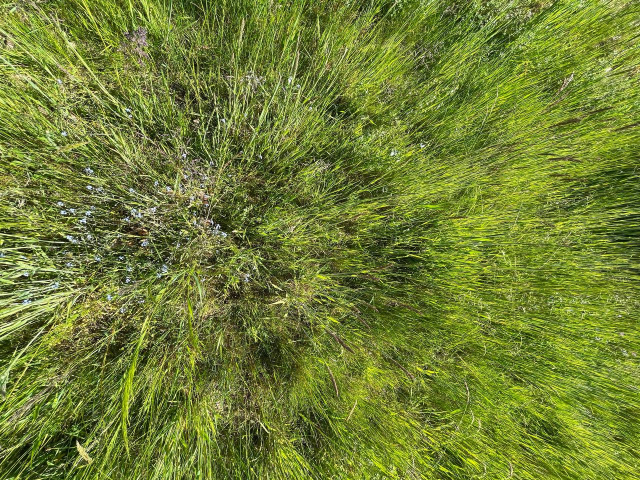
#> input picture Final_photos/baseline_nat.jpg, 1280 x 960 px (shown at 1/2 size); its folder holds only this picture in this run
$ jupyter execute --allow-errors version_finale.ipynb
#> lines starting #> are read from the running program, lines starting #| are printed output that depends on the picture; after the words box and inside, x2 and y2 are one past the last pixel; in counts of white or black regions, pixels touching at a corner belong together
# idée
=> get score from 1/f, then modulate blended audio using other features

[cell 1]
import os
import cv2
import numpy as np
from pydub import AudioSegment
from pydub.effects import low_pass_filter
from skimage.metrics import structural_similarity as ssim

# 1. Extract Features
def extract_image_features(image_path):
#> called with image_path = 'Final_photos/baseline_nat.jpg'
    img_bgr = cv2.imread(image_path)
#> img_bgr is the input picture: shape (960, 1280, 3); mean B, G, R 53.1, 128, 113.4
    if img_bgr is None:
        raise ValueError(f"Could not load image: {image_path}")
    img_gray = cv2.cvtColor(img_bgr, cv2.COLOR_BGR2GRAY)
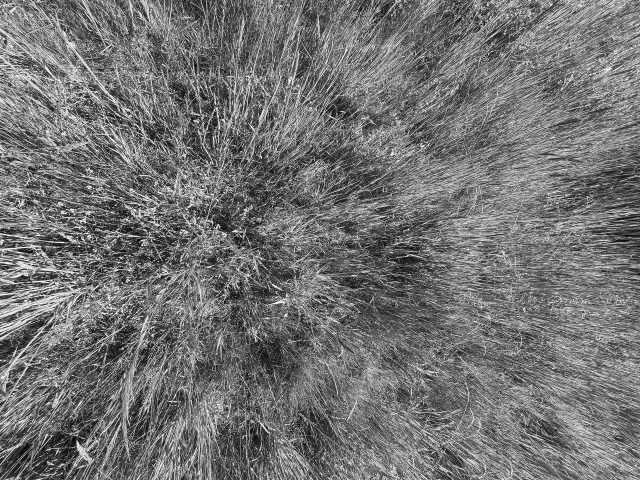
#> img_gray: shape (960, 1280) (shown at 1/2 size); min 0, max 255, mean 115.1
    img_gray = img_gray.astype(np.float32) / 255.0

    # HSV color features
    img_hsv = cv2.cvtColor(img_bgr, cv2.COLOR_BGR2HSV)
#> img_hsv: shape (960, 1280, 3); mean H, S, V 36, 169.9, 128.2
    hsv_mean = np.mean(img_hsv, axis=(0, 1)) / 255.0
#> hsv_mean = [0.141, 0.666, 0.503]
    hsv_std = np.std(img_hsv, axis=(0, 1)) / 255.0
#> hsv_std = [0.0204, 0.246, 0.235]
    hue_mean = hsv_mean[0] * (180 / 255) / 180  # Normalize to [0,1]
#> hue_mean = 0.000554

    # Edge density
    edges = cv2.Canny((img_gray * 255).astype(np.uint8), 100, 200)
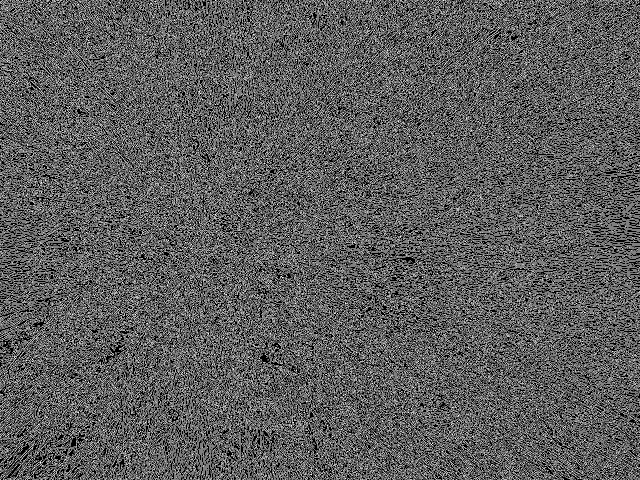
#> edges: shape (960, 1280) (shown at 1/2 size); 36.2% white in thin lines or dots
    edge_density = np.sum(edges > 0) / edges.size
#> edge_density = 0.362

    # 1/f slope
    f_transform = np.fft.fft2(img_gray)
    f_shift = np.fft.fftshift(f_transform)
    power_spectrum = np.abs(f_shift) ** 2
    h, w = power_spectrum.shape
    y, x = np.indices((h, w))
    center = (h // 2, w // 2)
    r = np.sqrt((x - center[1]) ** 2 + (y - center[0]) ** 2).astype(np.int32)
    radial_sum = np.bincount(r.ravel(), power_spectrum.ravel())
#> radial_sum = 801 values, max 3.07e+11 at index 0, min 6557.2 at index 800, mean 480411494.5
    radial_count = np.bincount(r.ravel())
    radial_profile = radial_sum / (radial_count + 1e-8)
#> radial_profile = 801 values, max 3.07e+11 at index 0, min 4618.6 at index 790, mean 384448547.4
    freqs = np.arange(len(radial_profile))
#> freqs = 801 values from 0 to 800
    mask = freqs > 1
    if np.any(mask):
        log_freqs = np.log(freqs[mask])
#> log_freqs = 799 values from 0.693 to 6.68
        log_power = np.log(radial_profile[mask])
#> log_power = 799 values, max 17.99 at index 0, min 8.44 at index 788, mean 10.83
        slope, _ = np.polyfit(log_freqs, log_power, 1)
#> slope = -1.41
    else:
        slope = 0.0

    # Symmetry
    left = img_gray[:, :w // 2]
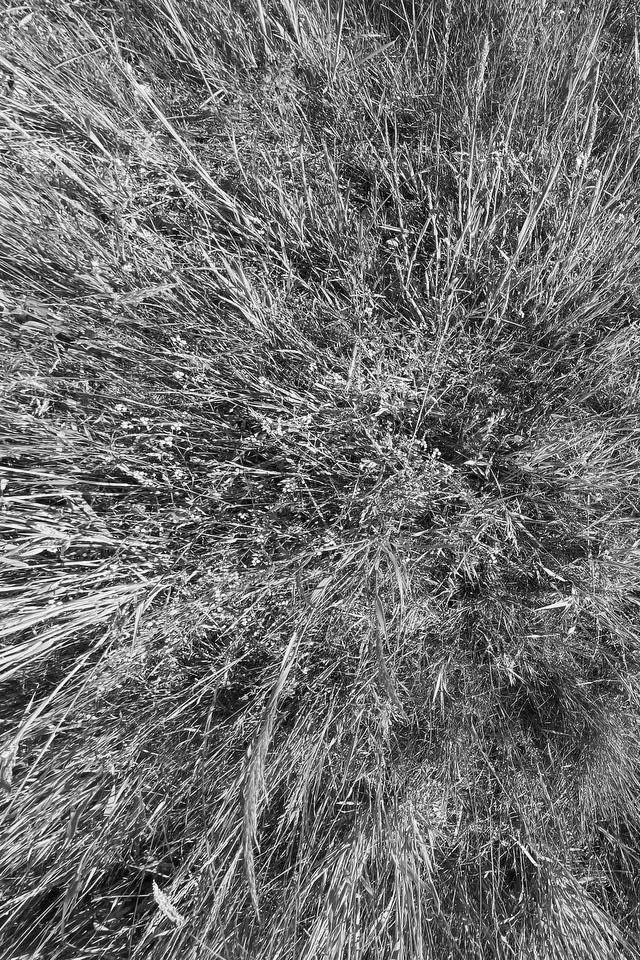
#> left: shape (960, 640) float32; min 0, max 1, mean 0.438
    right = np.fliplr(img_gray[:, w - w // 2:])
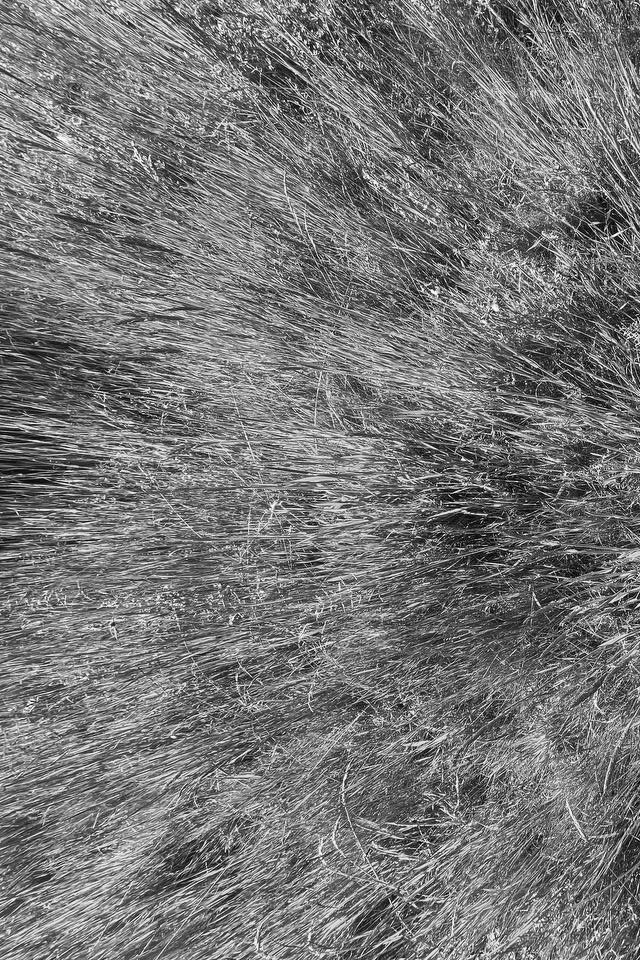
#> right: shape (960, 640) float32; min 0.00392, max 1, mean 0.465
    min_width = min(left.shape[1], right.shape[1])
    symmetry_score = ssim(left[:, :min_width], right[:, :min_width])
#> symmetry_score = 0.0446

    return {
        "color_hue": hue_mean,
        "contrast": np.std(img_gray),
        "edge_density": edge_density,
        "slope": slope,
        "symmetry": symmetry_score
    }


def blend_audio_from_slope(nature_audio_path, techno_audio_path, slope, output_path, nature_image_path, techno_image_path):
    from pydub import AudioSegment
    import numpy as np

    # 1. Extract slopes from reference images
    slope_nature = extract_image_features(nature_image_path)["slope"]
    slope_techno = extract_image_features(techno_image_path)["slope"]

    # 2. Order slopes
    min_slope = min(slope_nature, slope_techno)
    max_slope = max(slope_nature, slope_techno)

    if slope == slope_nature:
        print("Slope is equal to the nature reference slope.")
        AudioSegment.from_file(nature_audio_path).export(output_path, format="wav")
        return output_path
    elif slope == slope_techno:
        print("Slope is equal to the techno reference slope.")
        AudioSegment.from_file(techno_audio_path).export(output_path, format="wav")
        return output_path

    # 3. Blend ratio calculation
    if slope <= min_slope:
        nature_weight, techno_weight = (1.0, 0.0) if slope_nature > slope_techno else (0.0, 1.0)
    elif slope >= max_slope:
        nature_weight, techno_weight = (1.0, 0.0) if slope_nature < slope_techno else (0.0, 1.0)
    else:
        blend_ratio = (slope - slope_techno) / (slope_nature - slope_techno)
        blend_ratio = np.clip(blend_ratio, 0.0, 1.0)
        nature_weight = blend_ratio
        techno_weight = 1.0 - blend_ratio

    print(f"Slope: {slope:.3f} | Blend → Nature: {nature_weight:.2f}, Techno: {techno_weight:.2f}")

    # 4. Load, normalize, and align audio
    TARGET_FRAME_RATE = 44100 # Standard frame rate for audio processing

    audio_nature = AudioSegment.from_file(nature_audio_path).set_channels(1).set_frame_rate(TARGET_FRAME_RATE)
    audio_techno = AudioSegment.from_file(techno_audio_path).set_channels(1).set_frame_rate(TARGET_FRAME_RATE)

    duration_ms = min(len(audio_nature), len(audio_techno))
    print(f"Aligning audio to {duration_ms} ms")

    audio_nature = audio_nature[:duration_ms]
    audio_techno = audio_techno[:duration_ms]

    # 5. Convert to numpy arrays
    def to_mono_np(audio):
        return np.array(audio.get_array_of_samples()).astype(np.float32)

    nature_samples = to_mono_np(audio_nature)
    techno_samples = to_mono_np(audio_techno)

    min_len = min(len(nature_samples), len(techno_samples))
    nature_samples = nature_samples[:min_len]
    techno_samples = techno_samples[:min_len]

    # 6. Blend
    blended = nature_weight * nature_samples + techno_weight * techno_samples
    blended = np.clip(blended, -32768, 32767).astype(np.int16)

    # 7. Export
    blended_audio = AudioSegment(
        blended.tobytes(),
        frame_rate=TARGET_FRAME_RATE,
        sample_width=2,
        channels=1
    )
    blended_audio.export(output_path, format="wav")
    return output_path


# 3. Modulate Audio
# [51 lines left out: functions modulate_audio_from_color_features, strongly_modulate_audio_from_features, not called in this run]


# 4. Run Full Pipeline
def process_image_to_sound(image_name, image_pathway, audio_pathway, nature_image, technosphere_image, nature_audio, technosphere_audio):
    image_path = os.path.join(image_pathway, image_name + ".jpg")
    features = extract_image_features(image_path)
#> features = {'color_hue': 0.000554, 'contrast': 0.226, 'edge_density': 0.362, 'slope': -1.41, 'symmetry': 0.0446}

    # Output paths
    blended_path = os.path.join(audio_pathway, f"{image_name}_blended.wav")
    final_path = os.path.join(audio_pathway, f"{image_name}_final.wav")

    # Blend based on slope
    blend_audio_from_slope(
    os.path.join(audio_pathway, nature_audio),
    os.path.join(audio_pathway, technosphere_audio),
    features["slope"],
    blended_path,
    os.path.join(image_pathway, nature_image + ".jpg"),
    os.path.join(image_pathway, technosphere_image + ".jpg")
    )
#> in blend_audio_from_slope, `slope_nature = extract_image_features(nature_image_path)["slope"]`: slope_nature = -1.41

    # Modulate based on perceptual features
    strongly_modulate_audio_from_features(blended_path, features, final_path)
    return features, final_path

[cell 2]
image_pathway = "Final_photos/"
audio_pathway = "Final_audios/"
nature_audio = "baseline_nat_final.wav"
technosphere_audio = "baseline_tech_final.wav"

# Process all images in the image_pathway folder
lowest_blend_score = None
lowest_blend_image = None

highest_blend_score = None
highest_blend_image = None

#> (the rest of this cell did not finish here and is left out)

[cell 3]
# Collect all image slopes and names
image_slopes = []
for fname in os.listdir(image_pathway):
    if fname.lower().endswith(".jpg"):
        image_name = os.path.splitext(fname)[0]
        features = extract_image_features(os.path.join(image_pathway, fname))
        image_slopes.append((features["slope"], image_name))

# Sort by slope
image_slopes_sorted = sorted(image_slopes, key=lambda x: x[0])
#> image_slopes_sorted = [(-1.41, 'baseline_nat')]

print("Order of image slopes (lowest to highest):")
for slope, name in image_slopes_sorted:
    print(f"{name}: {slope:.4f}")
#> this loop made 1 pass
#> (printed output is left out)

$ run again, on Final_photos/photo_25_2025-04-30_17-02-28.jpg
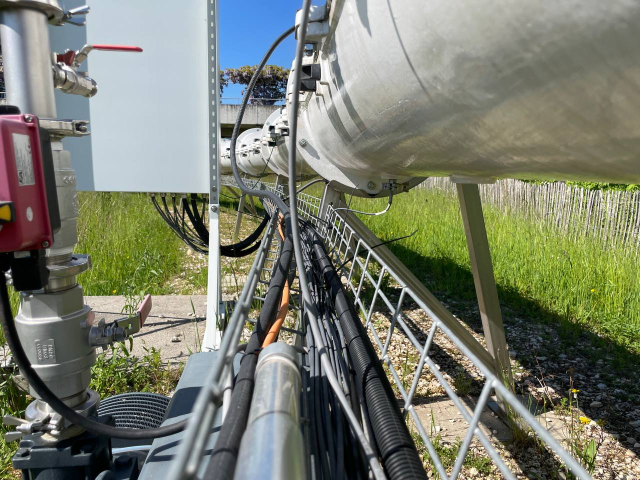
#> input picture Final_photos/photo_25_2025-04-30_17-02-28.jpg, 1280 x 960 px (shown at 1/2 size)
#> in extract_image_features, img_bgr is the input picture: shape (960, 1280, 3); mean B, G, R 110.3, 125.5, 121.4
#> img_hsv: shape (960, 1280, 3); mean H, S, V 59.1, 68.4, 131.7
#> hsv_mean = [0.232, 0.268, 0.517]
#> hsv_std = [0.153, 0.256, 0.257]
#> hue_mean = 0.000909
#> in extract_image_features, `edges = cv2.Canny((img_gray * 255).astype(np.uint8), 100, 200)`:
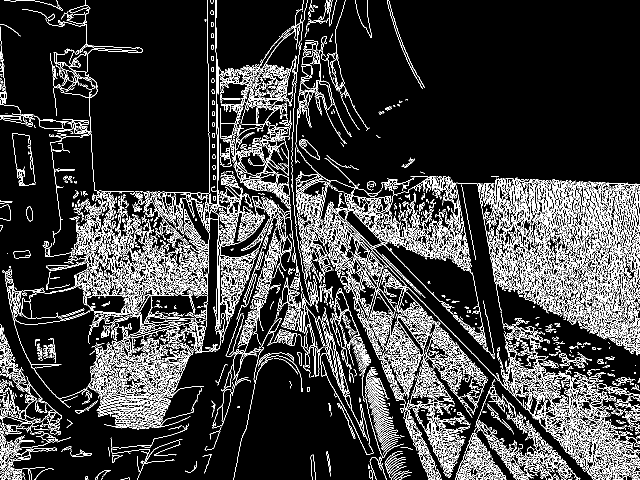
#> edges: shape (960, 1280) (shown at 1/2 size); 14% white in thin lines or dots
#> edge_density = 0.14
#> radial_sum = 801 values, max 3.49e+11 at index 0, min 0.0354 at index 800, mean 551252951.4
#> radial_profile = 801 values, max 3.49e+11 at index 0, min 0.0354 at index 800, mean 439489432.7
#> freqs = 801 values from 0 to 800
#> log_freqs = 799 values from 0.693 to 6.68
#> log_power = 799 values, max 20.49 at index 0, min -3.34 at index 798, mean 8.95
#> in extract_image_features, `slope, _ = np.polyfit(log_freqs, log_power, 1)`: slope = -2.65
#> in extract_image_features, `right = np.fliplr(img_gray[:, w - w // 2:])`:
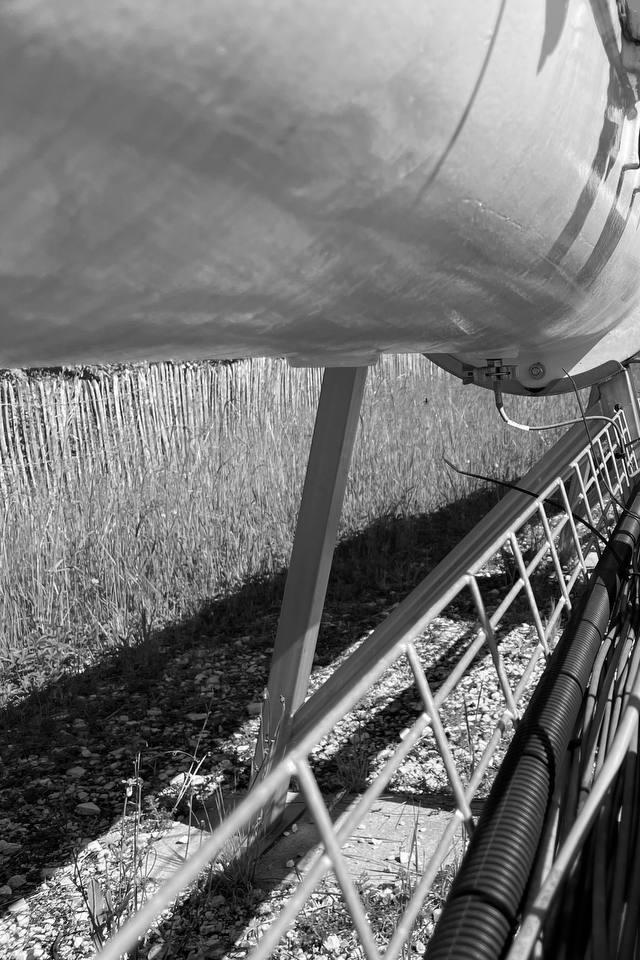
#> right: shape (960, 640) float32; min 0, max 1, mean 0.462
#> symmetry_score = 0.315
#> features = {'color_hue': 0.000909, 'contrast': 0.248, 'edge_density': 0.14, 'slope': -2.65, 'symmetry': 0.315}
#> image_slopes_sorted = [(-2.65, 'photo_25_2025-04-30_17-02-28')]
#> the loop `for slope, name in image_slopes_sorted:` made 1 pass
#> (printed output is left out)

$ run again, on Final_photos/photo_73_2025-04-30_17-02-28.jpg
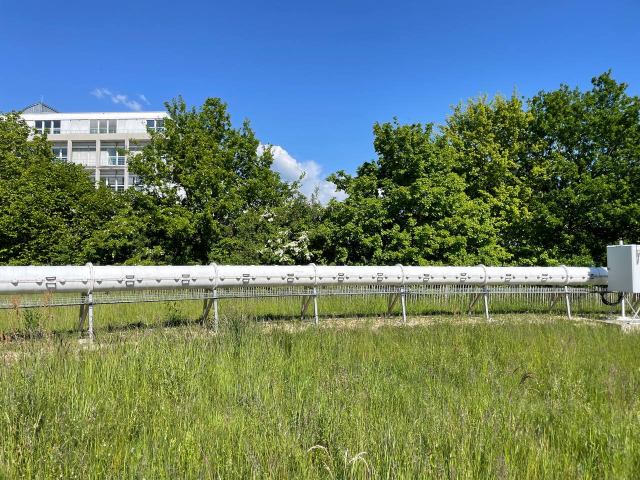
#> input picture Final_photos/photo_73_2025-04-30_17-02-28.jpg, 1280 x 960 px (shown at 1/2 size)
#> in extract_image_features, img_bgr is the input picture: shape (960, 1280, 3); mean B, G, R 107.3, 125.5, 102.6
#> img_hsv: shape (960, 1280, 3); mean H, S, V 58.2, 145.9, 147.8
#> hsv_mean = [0.228, 0.572, 0.58]
#> hsv_std = [0.13, 0.248, 0.264]
#> hue_mean = 0.000895
#> in extract_image_features, `edges = cv2.Canny((img_gray * 255).astype(np.uint8), 100, 200)`:
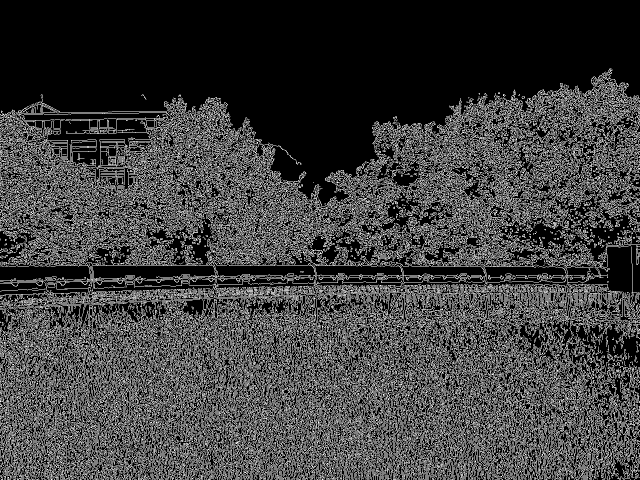
#> edges: shape (960, 1280) (shown at 1/2 size); 24.4% white in thin lines or dots, all inside (x1, y1, x2, y2) = (0, 137, 1280, 960)
#> edge_density = 0.244
#> radial_sum = 801 values, max 3.16e+11 at index 0, min 1236.3 at index 800, mean 472296766.3
#> radial_profile = 801 values, max 3.16e+11 at index 0, min 649.8 at index 797, mean 396327381.8
#> freqs = 801 values from 0 to 800
#> log_freqs = 799 values from 0.693 to 6.68
#> log_power = 799 values, max 19.76 at index 0, min 6.48 at index 795, mean 9.72
#> in extract_image_features, `slope, _ = np.polyfit(log_freqs, log_power, 1)`: slope = -1.97
#> in extract_image_features, `right = np.fliplr(img_gray[:, w - w // 2:])`:
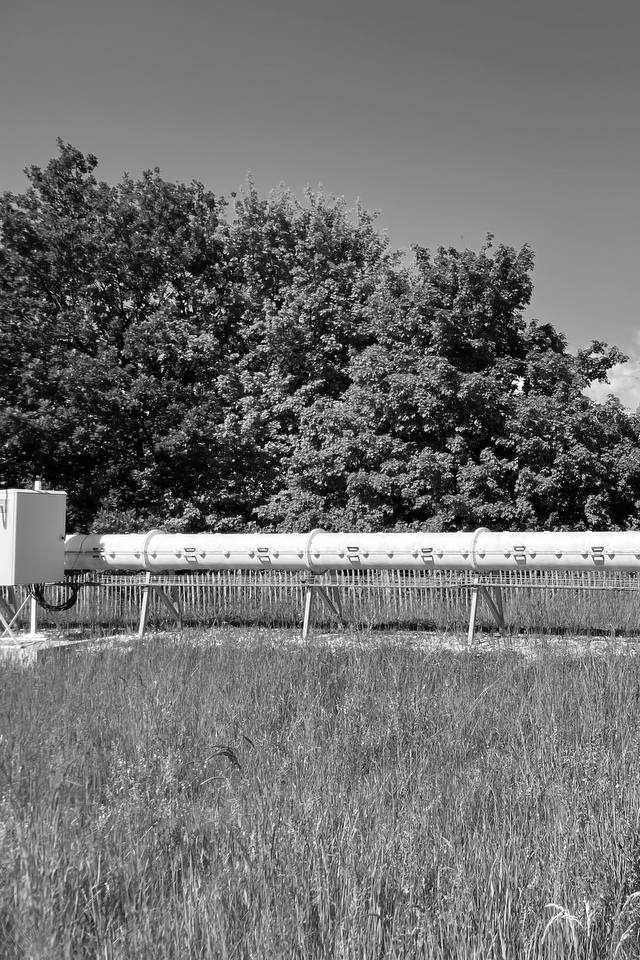
#> right: shape (960, 640) float32; min 0, max 1, mean 0.436
#> symmetry_score = 0.309
#> features = {'color_hue': 0.000895, 'contrast': 0.203, 'edge_density': 0.244, 'slope': -1.97, 'symmetry': 0.309}
#> image_slopes_sorted = [(-1.97, 'photo_73_2025-04-30_17-02-28')]
#> the loop `for slope, name in image_slopes_sorted:` made 1 pass
#> (printed output is left out)

$ run again, on Final_photos/photo_7_2025-04-30_17-02-28.jpg
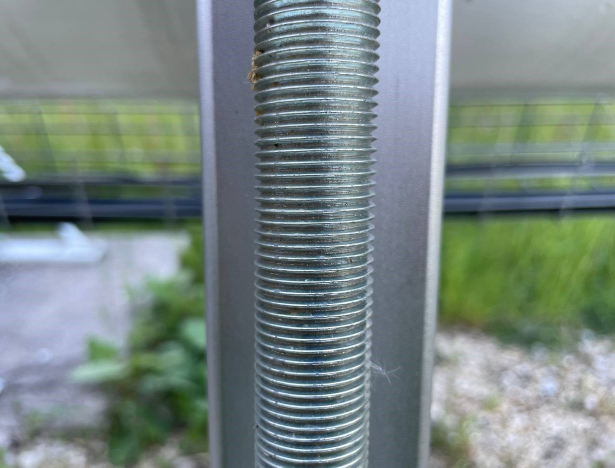
#> input picture Final_photos/photo_7_2025-04-30_17-02-28.jpg, 1229 x 935 px (shown at 1/2 size)
#> in extract_image_features, img_bgr is the input picture: shape (935, 1229, 3); mean B, G, R 130.9, 133.8, 120.1
#> img_hsv: shape (935, 1229, 3); mean H, S, V 86.6, 50.5, 141.5
#> hsv_mean = [0.34, 0.198, 0.555]
#> hsv_std = [0.108, 0.139, 0.177]
#> hue_mean = 0.00133
#> in extract_image_features, `edges = cv2.Canny((img_gray * 255).astype(np.uint8), 100, 200)`:
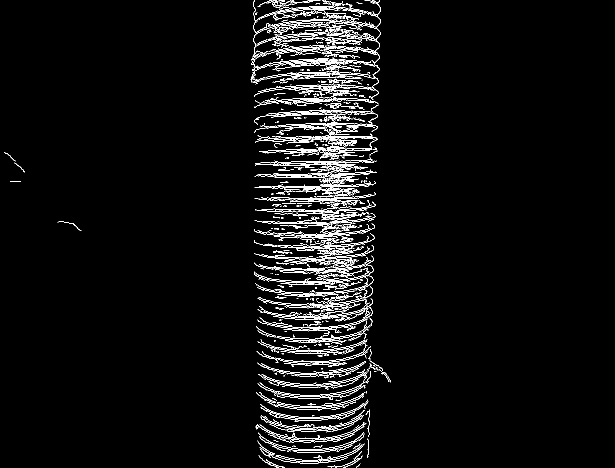
#> edges: shape (935, 1229) (shown at 1/2 size); 3.7% white in thin lines or dots, all inside (x1, y1, x2, y2) = (8, 0, 782, 935)
#> edge_density = 0.0372
#> radial_sum = 772 values, max 3.4e+11 at index 0, min 128.5 at index 771, mean 488683469.5
#> radial_profile = 772 values, max 3.4e+11 at index 0, min 9.25 at index 729, mean 442952462.3
#> freqs = 772 values from 0 to 771
#> log_freqs = 770 values from 0.693 to 6.65
#> log_power = 770 values, max 19.77 at index 0, min 2.22 at index 727, mean 6.67
#> in extract_image_features, `slope, _ = np.polyfit(log_freqs, log_power, 1)`: slope = -3.29
#> in extract_image_features, `right = np.fliplr(img_gray[:, w - w // 2:])`:
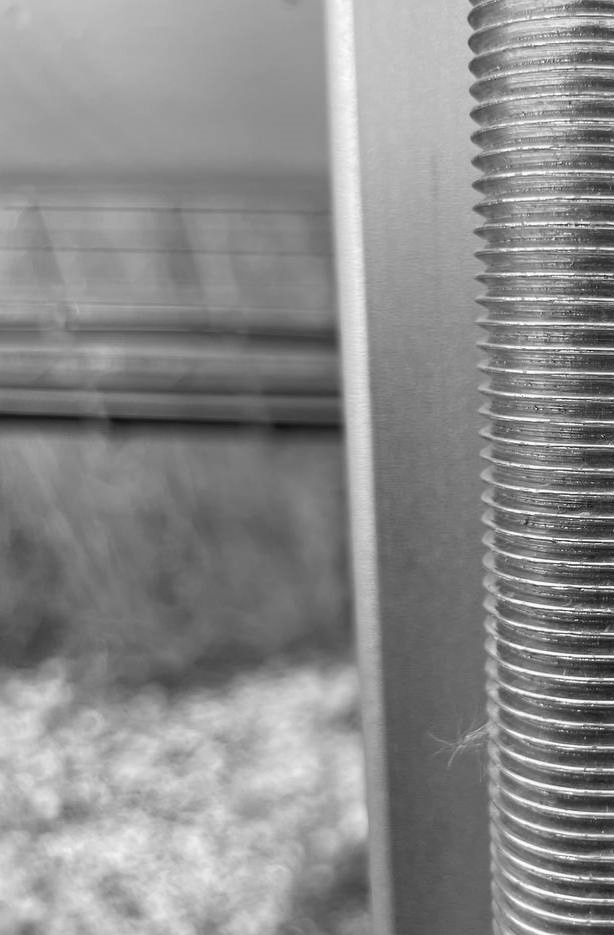
#> right: shape (935, 614) float32; min 0.00392, max 1, mean 0.545
#> symmetry_score = 0.701
#> features = {'color_hue': 0.00133, 'contrast': 0.168, 'edge_density': 0.0372, 'slope': -3.29, 'symmetry': 0.701}
#> image_slopes_sorted = [(-3.29, 'photo_7_2025-04-30_17-02-28')]
#> the loop `for slope, name in image_slopes_sorted:` made 1 pass
#> (printed output is left out)
